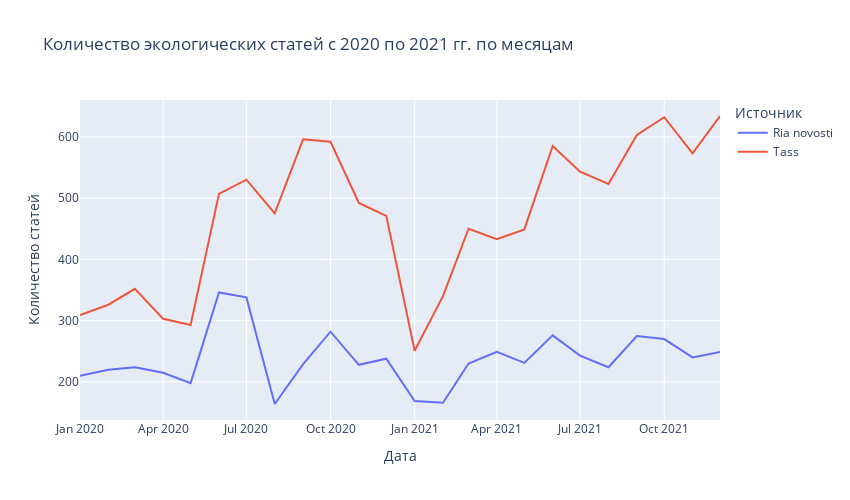

Here is the notebook cell this chart was saved with:
### Code cell
# Filtered dates
ria_dates_filtered = ria_df[ria_df.normal_dates <= datetime.datetime(2021, 12, 31)].normal_dates
tass_dates_filtered = tass_df[tass_df.normal_dates <= datetime.datetime(2021, 12, 31)].normal_dates

# Compute the sum of articles for each month
ria_articles_by_month = ria_dates_filtered.groupby(ria_dates_filtered.dt.to_period('M')).size()
tass_articles_by_month = tass_dates_filtered.groupby(tass_dates_filtered.dt.to_period('M')).size()

# Create traces
fig = go.Figure()
fig.add_trace(go.Scatter(x=ria_articles_by_month.index.to_timestamp(), y=ria_articles_by_month.values, mode='lines', name="Ria novosti"))
fig.add_trace(go.Scatter(x=tass_articles_by_month.index.to_timestamp(), y=tass_articles_by_month.values, mode='lines', name="Tass"))

# Update layout
fig.update_layout(title="Количество экологических статей с 2020 по 2021 гг. по месяцам",
                  xaxis_title="Дата",
                  yaxis_title="Количество статей",
                  legend_title="Источник",
                  height=500, width=850,
                  showlegend=True)

fig.show()

### Figure 1 — Plotly figure (JSON) as saved in the notebook; plotly's stock layout.template omitted (floating-point values rounded to 4 significant figures)
{"data": [{"mode": "lines", "name": "Ria novosti", "type": "scatter", "x": ["2020-01-01T00:00:00", "2020-02-01T00:00:00", "2020-03-01T00:00:00", "2020-04-01T00:00:00", "2020-05-01T00:00:00", "2020-06-01T00:00:00", "2020-07-01T00:00:00", "2020-08-01T00:00:00", "2020-09-01T00:00:00", "2020-10-01T00:00:00", "2020-11-01T00:00:00", "2020-12-01T00:00:00", "2021-01-01T00:00:00", "2021-02-01T00:00:00", "2021-03-01T00:00:00", "2021-04-01T00:00:00", "2021-05-01T00:00:00", "2021-06-01T00:00:00", "2021-07-01T00:00:00", "2021-08-01T00:00:00", "2021-09-01T00:00:00", "2021-10-01T00:00:00", "2021-11-01T00:00:00", "2021-12-01T00:00:00"], "y": [210, 220, 224, 215, 198, 346, 338, 164, 229, 282, 228, 238, 169, 166, 230, 249, 231, 276, 243, 224, 275, 270, 240, 249]}, {"mode": "lines", "name": "Tass", "type": "scatter", "x": ["2020-01-01T00:00:00", "2020-02-01T00:00:00", "2020-03-01T00:00:00", "2020-04-01T00:00:00", "2020-05-01T00:00:00", "2020-06-01T00:00:00", "2020-07-01T00:00:00", "2020-08-01T00:00:00", "2020-09-01T00:00:00", "2020-10-01T00:00:00", "2020-11-01T00:00:00", "2020-12-01T00:00:00", "2021-01-01T00:00:00", "2021-02-01T00:00:00", "2021-03-01T00:00:00", "2021-04-01T00:00:00", "2021-05-01T00:00:00", "2021-06-01T00:00:00", "2021-07-01T00:00:00", "2021-08-01T00:00:00", "2021-09-01T00:00:00", "2021-10-01T00:00:00", "2021-11-01T00:00:00", "2021-12-01T00:00:00"], "y": [309, 326, 352, 303, 293, 507, 530, 475, 596, 592, 492, 471, 251, 340, 450, 433, 449, 585, 543, 523, 603, 632, 573, 634]}], "layout": {"height": 500, "legend": {"title": {"text": "Источник"}}, "showlegend": true, "title": {"text": "Количество экологических статей с 2020 по 2021 гг. по месяцам"}, "width": 850, "xaxis": {"title": {"text": "Дата"}}, "yaxis": {"title": {"text": "Количество статей"}}}}
